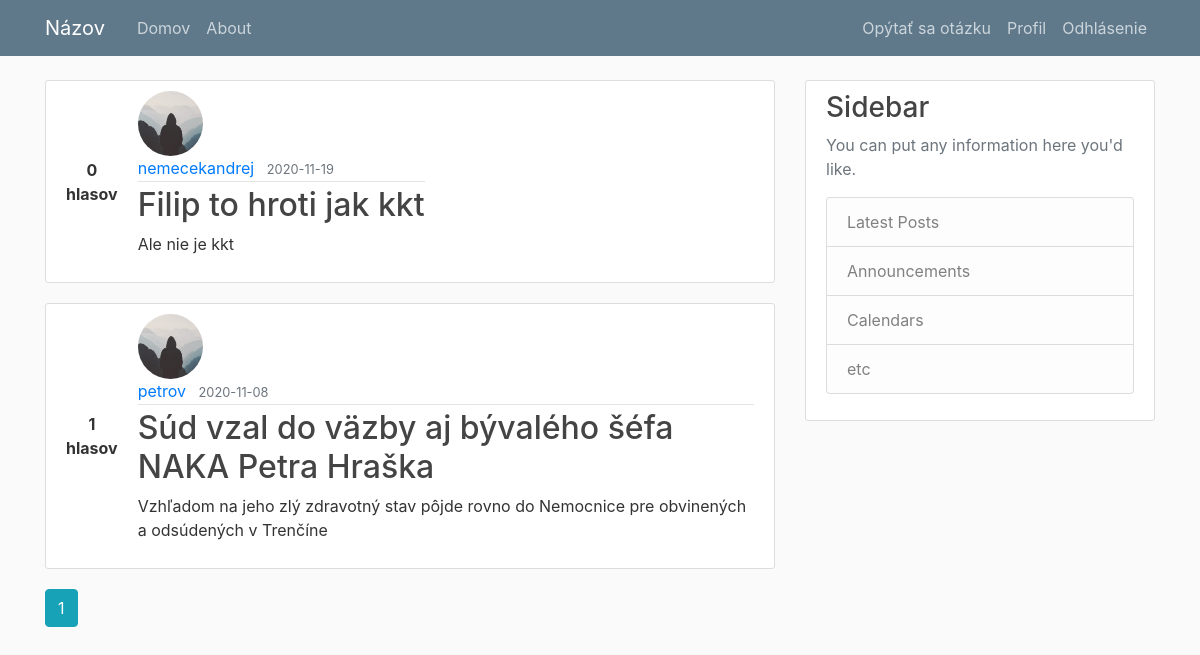
Screenshot of /home (signed in) with the database file from the repository.
### application/models.py (models this page shows, shortened)
class Post(db.Model):
    id = db.Column(db.Integer, primary_key=True)
    title =  db.Column(db.String(100), nullable=False)
    date_posted = db.Column(db.DateTime, nullable=False, default=datetime.utcnow())
    content = db.Column(db.Text, nullable=False)
    user_id = db.Column(db.Integer, db.ForeignKey('user.id'), nullable=False)
    comments = db.relationship('Comment', backref='post', lazy=True)
    likes = db.relationship('PostLike', backref='post', lazy=True)
    keywords = db.relationship('KeyWord', backref='post', lazy=True)
    votes = 0
    can_upvote = True
    can_downvote = True
    def set_votable(self):
        self.votes = 0
        for vote in self.likes:
            self.votes = self.votes + 1 if vote.is_upvote else self.votes - 1
        if current_user.is_authenticated:
            upvoted = PostLike.query.filter_by(post_id=self.id)\
                .filter_by(user_id=current_user.id).filter_by(is_upvote=True).count()
            downvoted = PostLike.query.filter_by(post_id=self.id)\
                .filter_by(user_id=current_user.id).filter_by(is_upvote=False).count()
            if upvoted-downvoted > 0:
                self.can_upvote = False
            if upvoted-downvoted < 0:
                self.can_downvote = False

class User(db.Model, UserMixin):
    id = db.Column(db.Integer, primary_key=True)
    username = db.Column(db.String(20), unique=True, nullable=False)
    email = db.Column(db.String(120), unique=True, nullable=False)
    image_file = db.Column(db.String(20), nullable=False, default='default.jpg')
    password = db.Column(db.String(60), nullable=False)
    posts = db.relationship('Post', backref='author', lazy=True)
    comments = db.relationship('Comment', backref='author', lazy=True)
    comment_likes = db.relationship('CommentLike', backref='user', lazy=True)
    post_likes = db.relationship('PostLike', backref='user', lazy=True)

### application/main/routes.py (the view)
@main.route('/')
@main.route('/home')
def home():
    page = request.args.get('page', 1, type=int)
    posts = Post.query.order_by(Post.date_posted.desc()).paginate(page=page, per_page=5)
    for post in posts.items:
        post.set_votable()
    return render_template('home.html', posts=posts)

### application/models.py (called while the page is built)
@login_manager.user_loader
def load_user(user_id):
    return User.query.get(int(user_id))

### application/templates/home.html
{% extends "layout.html" %}
{% block content %}
{% for post in posts.items %}
<article class="media content-section">
  <div class="votes">
    <strong>{{ post.votes }}<br>hlasov</strong>
  </div>
  <div>
    <img class="rounded-circle article-img"
      src="{{ url_for('static', filename='profile_pics/' + post.author.image_file) }}">
    <div class="media-body">
      <div class="article-metadata">
        <a class="mr-2"
          href="{{ url_for('users.user_posts', username=post.author.username) }}">{{ post.author.username }}</a>
        <small class="text-muted">{{ post.date_posted.strftime('%Y-%m-%d') }}</small>
      </div>
      <h2><a class="article-title" href="{{ url_for('posts.post', post_id=post.id) }}">{{ post.title }}</a></h2>
      <p class="article-content">{{ post.content }}</p>
    </div>
  </div>
</article>
{% endfor %}
{% for page_num in posts.iter_pages(left_edge=1, right_edge=1, left_current=1, right_current=2) %}
{% if page_num %}
{% if posts.page == page_num %}
<a class="btn btn-info mb-4" href="{{ url_for('main.home', page=page_num) }}">{{ page_num }}</a>
{% else %}
<a class="btn btn-outline-info mb-4" href="{{ url_for('main.home', page=page_num) }}">{{ page_num }}</a>
{% endif %}
{% else %}
. . .
{% endif %}
{% endfor %}
{% endblock content %}

### application/static/main.css (style rules this page uses)
body { background: #fafafa; color: #333333; margin-top: 5rem; }
h1, h2, h3, h4, h5, h6 { color: #444444; }
.content-section { background: #ffffff; padding: 10px 20px; border: 1px solid #dddddd; border-radius: 3px; margin-bottom: 20px; }
.article-title { color: #444444; }
.article-content { white-space: pre-line; }
.article-img { height: 65px; width: 65px; margin-right: 16px; }
.article-metadata { padding-bottom: 1px; margin-bottom: 4px; border-bottom: 1px solid #e3e3e3; }
.votes { padding-right: 20px; align-self: center; text-align: center; }
.votes * { display: block; text-align: center; }

### rows the page displays
Post: votes "0", image_file (placeholder picture), author.username "nemecekandrej", date_posted "2020-11-19", title "Filip to hroti jak kkt", content "Ale nie je kkt"
Post: votes "1", image_file (placeholder picture), author.username "petrov", date_posted "2020-11-08", title "Súd vzal do väzby aj bývalého šéfa NAKA Petra Hraška", content "Vzhľadom na jeho zlý zdravotný stav pôjde rovno do Nemocnice pre obvinených a odsúdených v Trenčíne"

### other values shown
{{ page_num }} "1"
